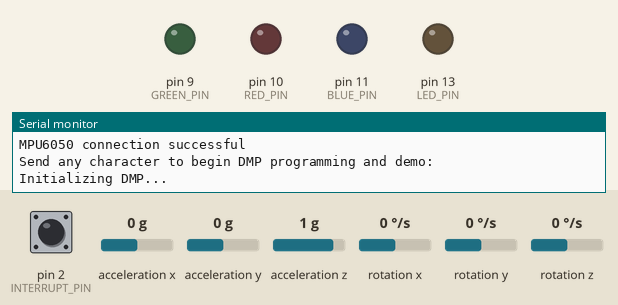
The sketch below on a simulated Arduino Leonardo, built with avr-gcc and run on an emulated ATmega32U4. Shown: output pins drawn as LEDs (lit = HIGH), the last lines printed to the serial monitor. Dashed ring = blinking. The test bench sets the inputs (shaded band); at power-on: acceleration z 1 g, acceleration x 0 g, pin 2 (INTERRUPT_PIN) LOW, acceleration y 0 g, rotation x 0 °/s, rotation y 0 °/s, rotation z 0 °/s. The sensor or clock chip raises its interrupt line as the real part does.

Above: at 0.1 s.
At 1.7 s:
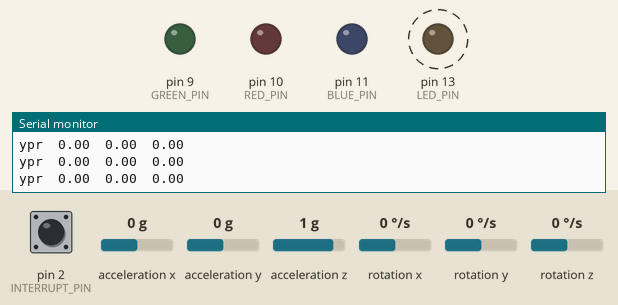
1.8 s: acceleration z set to -1.4 g
4.8 s: acceleration x set to 0.8 g
At 23.9 s:
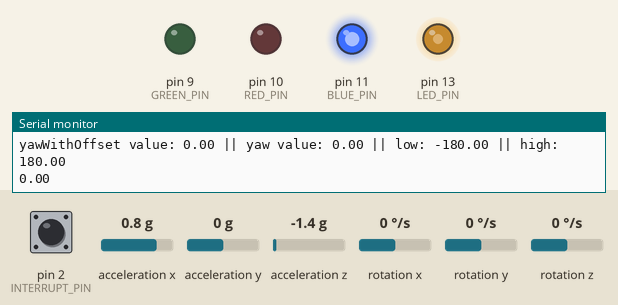
Timing chart, 0 to 24.2 s (numbered marks = the images above; inputs shaded):
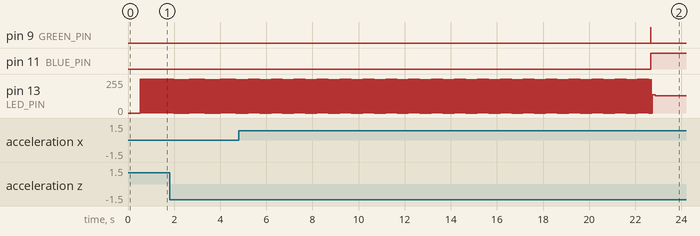

Measured:
- by itself, pin 13 (LED_PIN): moves between 0/255 and 255/255, repeating every 0.02 s

The sketch:

gyro_3.ino
```cpp
// I2C device class (I2Cdev) demonstration Arduino sketch for MPU6050 class using DMP (MotionApps v2.0)
// 6/21/2012 by Jeff Rowberg <jeff@rowberg.net>
// Updates should (hopefully) always be available at https://github.com/jrowberg/i2cdevlib
//
// Changelog:
//      2013-05-08 - added seamless Fastwire support
//                 - added note about gyro calibration
//      2012-06-21 - added note about Arduino 1.0.1 + Leonardo compatibility error
//      2012-06-20 - improved FIFO overflow handling and simplified read process
//      2012-06-19 - completely rearranged DMP initialization code and simplification
//      2012-06-13 - pull gyro and accel data from FIFO packet instead of reading directly
//      2012-06-09 - fix broken FIFO read sequence and change interrupt detection to RISING
//      2012-06-05 - add gravity-compensated initial reference frame acceleration output
//                 - add 3D math helper file to DMP6 example sketch
//                 - add Euler output and Yaw/Pitch/Roll output formats
//      2012-06-04 - remove accel offset clearing for better results (thanks Sungon Lee)
//      2012-06-01 - fixed gyro sensitivity to be 2000 deg/sec instead of 250
//      2012-05-30 - basic DMP initialization working

/* ============================================
I2Cdev device library code is placed under the MIT license
Copyright (c) 2012 Jeff Rowberg

Permission is hereby granted, free of charge, to any person obtaining a copy
of this software and associated documentation files (the "Software"), to deal
in the Software without restriction, including without limitation the rights
to use, copy, modify, merge, publish, distribute, sublicense, and/or sell
copies of the Software, and to permit persons to whom the Software is
furnished to do so, subject to the following conditions:

The above copyright notice and this permission notice shall be included in
all copies or substantial portions of the Software.

THE SOFTWARE IS PROVIDED "AS IS", WITHOUT WARRANTY OF ANY KIND, EXPRESS OR
IMPLIED, INCLUDING BUT NOT LIMITED TO THE WARRANTIES OF MERCHANTABILITY,
FITNESS FOR A PARTICULAR PURPOSE AND NONINFRINGEMENT. IN NO EVENT SHALL THE
AUTHORS OR COPYRIGHT HOLDERS BE LIABLE FOR ANY CLAIM, DAMAGES OR OTHER
LIABILITY, WHETHER IN AN ACTION OF CONTRACT, TORT OR OTHERWISE, ARISING FROM,
OUT OF OR IN CONNECTION WITH THE SOFTWARE OR THE USE OR OTHER DEALINGS IN
THE SOFTWARE.
===============================================
*/

// I2Cdev and MPU6050 must be installed as libraries, or else the .cpp/.h files
// for both classes must be in the include path of your project
#include "I2Cdev.h"

#include "MPU6050_6Axis_MotionApps20.h"
//#include "MPU6050.h" // not necessary if using MotionApps include file

// Arduino Wire library is required if I2Cdev I2CDEV_ARDUINO_WIRE implementation
// is used in I2Cdev.h
#if I2CDEV_IMPLEMENTATION == I2CDEV_ARDUINO_WIRE
    #include "Wire.h"
#endif

// class default I2C address is 0x68
// specific I2C addresses may be passed as a parameter here
// AD0 low = 0x68 (default for SparkFun breakout and InvenSense evaluation board)
// AD0 high = 0x69
MPU6050 mpu;
//MPU6050 mpu(0x69); // <-- use for AD0 high

/* =========================================================================
   NOTE: In addition to connection 3.3v, GND, SDA, and SCL, this sketch
   depends on the MPU-6050's INT pin being connected to the Arduino's
   external interrupt #0 pin. On the Arduino Uno and Mega 2560, this is
   digital I/O pin 2.
 * ========================================================================= */

/* =========================================================================
   NOTE: Arduino v1.0.1 with the Leonardo board generates a compile error
   when using Serial.write(buf, len). The Teapot output uses this method.
   The solution requires a modification to the Arduino USBAPI.h file, which
   is fortunately simple, but annoying. This will be fixed in the next IDE
   release. For more info, see these links:

   http://arduino.cc/forum/index.php/topic,109987.0.html
   http://code.google.com/p/arduino/issues/detail?id=958
 * ========================================================================= */


// uncomment "OUTPUT_READABLE_QUATERNION" if you want to see the actual
// quaternion components in a [w, x, y, z] format (not best for parsing
// on a remote host such as Processing or something though)
//#define OUTPUT_READABLE_QUATERNION

// uncomment "OUTPUT_READABLE_EULER" if you want to see Euler angles
// (in degrees) calculated from the quaternions coming from the FIFO.
// Note that Euler angles suffer from gimbal lock (for more info, see
// http://en.wikipedia.org/wiki/Gimbal_lock)
//#define OUTPUT_READABLE_EULER

// uncomment "OUTPUT_READABLE_YAWPITCHROLL" if you want to see the yaw/
// pitch/roll angles (in degrees) calculated from the quaternions coming
// from the FIFO. Note this also requires gravity vector calculations.
// Also note that yaw/pitch/roll angles suffer from gimbal lock (for
// more info, see: http://en.wikipedia.org/wiki/Gimbal_lock)
#define OUTPUT_READABLE_YAWPITCHROLL

// uncomment "OUTPUT_READABLE_REALACCEL" if you want to see acceleration
// components with gravity removed. This acceleration reference frame is
// not compensated for orientation, so +X is always +X according to the
// sensor, just without the effects of gravity. If you want acceleration
// compensated for orientation, us OUTPUT_READABLE_WORLDACCEL instead.
//#define OUTPUT_READABLE_REALACCEL

// uncomment "OUTPUT_READABLE_WORLDACCEL" if you want to see acceleration
// components with gravity removed and adjusted for the world frame of
// reference (yaw is relative to initial orientation, since no magnetometer
// is present in this case). Could be quite handy in some cases.
//#define OUTPUT_READABLE_WORLDACCEL

// uncomment "OUTPUT_TEAPOT" if you want output that matches the
// format used for the InvenSense teapot demo
//#define OUTPUT_TEAPOT


#define INTERRUPT_PIN 2  // use pin 2 on Arduino Uno & most boards
#define LED_PIN 13 // (Arduino is 13, Teensy is 11, Teensy++ is 6)
bool blinkState = false;

// MPU control/status vars
bool dmpReady = false;  // set true if DMP init was successful
uint8_t mpuIntStatus;   // holds actual interrupt status byte from MPU
uint8_t devStatus;      // return status after each device operation (0 = success, !0 = error)
uint16_t packetSize;    // expected DMP packet size (default is 42 bytes)
uint16_t fifoCount;     // count of all bytes currently in FIFO
uint8_t fifoBuffer[64]; // FIFO storage buffer

// orientation/motion vars
Quaternion q;           // [w, x, y, z]         quaternion container
VectorInt16 aa;         // [x, y, z]            accel sensor measurements
VectorInt16 aaReal;     // [x, y, z]            gravity-free accel sensor measurements
VectorInt16 aaWorld;    // [x, y, z]            world-frame accel sensor measurements
VectorFloat gravity;    // [x, y, z]            gravity vector
float euler[3];         // [psi, theta, phi]    Euler angle container
float ypr[3];           // [yaw, pitch, roll]   yaw/pitch/roll container and gravity vector

// packet structure for InvenSense teapot demo
uint8_t teapotPacket[14] = { '$', 0x02, 0,0, 0,0, 0,0, 0,0, 0x00, 0x00, '\r', '\n' };

bool waitForSystem = true;

int counter = 0;
bool calculated = false;
float offset = 0;
float low,yawWithOffset,high;
const int RED_PIN = 10;
const int GREEN_PIN = 9;
const int BLUE_PIN = 11;
bool ledON = false;
// ================================================================
// ===               INTERRUPT DETECTION ROUTINE                ===
// ================================================================

volatile bool mpuInterrupt = false;     // indicates whether MPU interrupt pin has gone high
void dmpDataReady() {
    mpuInterrupt = true;
}


// ================================================================
// ===                      INITIAL SETUP                       ===
// ================================================================

void setup() {
    // join I2C bus (I2Cdev library doesn't do this automatically)
    #if I2CDEV_IMPLEMENTATION == I2CDEV_ARDUINO_WIRE
        Wire.begin();
        Wire.setClock(400000); // 400kHz I2C clock. Comment this line if having compilation difficulties
    #elif I2CDEV_IMPLEMENTATION == I2CDEV_BUILTIN_FASTWIRE
        Fastwire::setup(400, true);
    #endif

    // initialize serial communication
    // (115200 chosen because it is required for Teapot Demo output, but it's
    // really up to you depending on your project)
    Serial.begin(115200);
    while (!Serial); // wait for Leonardo enumeration, others continue immediately

    // NOTE: 8MHz or slower host processors, like the Teensy @ 3.3V or Arduino
    // Pro Mini running at 3.3V, cannot handle this baud rate reliably due to
    // the baud timing being too misaligned with processor ticks. You must use
    // 38400 or slower in these cases, or use some kind of external separate
    // crystal solution for the UART timer.

    // initialize device
    Serial.println(F("Initializing I2C devices..."));
    mpu.initialize();
    pinMode(INTERRUPT_PIN, INPUT);

    // verify connection
    Serial.println(F("Testing device connections..."));
    Serial.println(mpu.testConnection() ? F("MPU6050 connection successful") : F("MPU6050 connection failed"));

    // wait for ready
    Serial.println(F("\nSend any character to begin DMP programming and demo: "));
    while (Serial.available() && Serial.read()); // empty buffer
    while (!waitForSystem) delay(5000); waitForSystem = !waitForSystem;      // wait for data
    while (Serial.available() && Serial.read()); // empty buffer again

    // load and configure the DMP
    Serial.println(F("Initializing DMP..."));
    devStatus = mpu.dmpInitialize();

    // supply your own gyro offsets here, scaled for min sensitivity
    mpu.setXGyroOffset(220);
    mpu.setYGyroOffset(76);
    mpu.setZGyroOffset(-85);
    mpu.setZAccelOffset(1788); // 1688 factory default for my test chip

    // make sure it worked (returns 0 if so)
    if (devStatus == 0) {
        // turn on the DMP, now that it's ready
        Serial.println(F("Enabling DMP..."));
        mpu.setDMPEnabled(true);

        // enable Arduino interrupt detection
        Serial.println(F("Enabling interrupt detection (Arduino external interrupt 0)..."));
        attachInterrupt(digitalPinToInterrupt(INTERRUPT_PIN), dmpDataReady, RISING);
        mpuIntStatus = mpu.getIntStatus();

        // set our DMP Ready flag so the main loop() function knows it's okay to use it
        Serial.println(F("DMP ready! Waiting for first interrupt..."));
        dmpReady = true;

        // get expected DMP packet size for later comparison
        packetSize = mpu.dmpGetFIFOPacketSize();
    } else {
        // ERROR!
        // 1 = initial memory load failed
        // 2 = DMP configuration updates failed
        // (if it's going to break, usually the code will be 1)
        Serial.print(F("DMP Initialization failed (code "));
        Serial.print(devStatus);
        Serial.println(F(")"));
    }

    // configure LED for output
    pinMode(LED_PIN, OUTPUT);
    pinMode(RED_PIN, OUTPUT);
    pinMode(GREEN_PIN, OUTPUT);
    pinMode(BLUE_PIN, OUTPUT);
}


// ================================================================
// ===                    MAIN PROGRAM LOOP                     ===
// ================================================================

void loop() {
    // if programming failed, don't try to do anything
    if (!dmpReady) return;

    // wait for MPU interrupt or extra packet(s) available
    while (!mpuInterrupt && fifoCount < packetSize) {
        // other program behavior stuff here
        // .
        // .
        // .
        // if you are really paranoid you can frequently test in between other
        // stuff to see if mpuInterrupt is true, and if so, "break;" from the
        // while() loop to immediately process the MPU data
        // .
        // .
        // .
    }

    // reset interrupt flag and get INT_STATUS byte
    mpuInterrupt = false;
    mpuIntStatus = mpu.getIntStatus();

    // get current FIFO count
    fifoCount = mpu.getFIFOCount();

    // check for overflow (this should never happen unless our code is too inefficient)
    if ((mpuIntStatus & 0x10) || fifoCount == 1024) {
        // reset so we can continue cleanly
        mpu.resetFIFO();
        Serial.println(F("FIFO overflow!"));

    // otherwise, check for DMP data ready interrupt (this should happen frequently)
    } else if (mpuIntStatus & 0x02) {
        // wait for correct available data length, should be a VERY short wait
        while (fifoCount < packetSize) fifoCount = mpu.getFIFOCount();

        // read a packet from FIFO
        mpu.getFIFOBytes(fifoBuffer, packetSize);

        // track FIFO count here in case there is > 1 packet available
        // (this lets us immediately read more without waiting for an interrupt)
        fifoCount -= packetSize;

        #ifdef OUTPUT_READABLE_YAWPITCHROLL
            // display Euler angles in degrees
            mpu.dmpGetQuaternion(&q, fifoBuffer);
            mpu.dmpGetGravity(&gravity, &q);
            mpu.dmpGetYawPitchRoll(ypr, &q, &gravity);
            float yaw = ypr[0] * 180/M_PI;
            if(counter < 2000){
              if(ledON){
                if(counter%25 == 0){
                  digitalWrite(RED_PIN, HIGH);
                  digitalWrite(GREEN_PIN, HIGH);
                  digitalWrite(BLUE_PIN, LOW);
                }
                if(counter%50 == 0){
                  digitalWrite(RED_PIN, LOW);
                  digitalWrite(GREEN_PIN, LOW);
                  digitalWrite(BLUE_PIN, LOW);
                }
              }
              offset = yaw;

              counter++;
              Serial.print("ypr\t");
              Serial.print(ypr[0] * 180/M_PI);
              Serial.print("\t");
              Serial.print(ypr[1] * 180/M_PI);
              Serial.print("\t");
              Serial.println(ypr[2] * 180/M_PI);
            }
            else{
              if(!calculated){
                  //low
                  low = offset-180;
                  //high
                  high = offset+180;
               yawWithOffset = offset-yaw;
               Serial.print("yawWithOffset value: ");
               Serial.print(yawWithOffset);
               Serial.print( " || yaw value: ");
               Serial.print(yaw);
               Serial.print(" || low: ");
               Serial.print(low);
               Serial.print(" || high: ");
               Serial.print(high);
               Serial.println();
                calculated = !calculated;
                digitalWrite(RED_PIN, LOW);
                digitalWrite(GREEN_PIN, HIGH);
                digitalWrite(BLUE_PIN, LOW);
                Serial.println(offset);
              }
              else{
               yawWithOffset = offset-yaw;
               determineColor(formatValue(yawWithOffset));
              }
             }
        #endif
        // blink LED to indicate activity
        blinkState = !blinkState;
        digitalWrite(LED_PIN, blinkState);
    }
}
void determineColor(float input){

  if(input <= -90){
    //Serial.println("LED: 1");
    ledController(0,255,255);
  }
  else if(input < 0 && input > -90){
    //Serial.println("LED: 2");
    ledController(255,255,0);
  }
  else if(input < 90  && input >= 0){
    //Serial.println("LED: 3");
    ledController(0,0,255);
  }
  else if(input >= 90){
    //Serial.println("LED: 4");
    ledController(255,0,255);
  }
}
void ledController(int red, int green, int blue){
  analogWrite(RED_PIN, red);
  analogWrite(GREEN_PIN, green);
  analogWrite(BLUE_PIN, blue);
}

float formatValue(float yaw){
  float input = yaw;
  if(yaw < -180){
    float temp = abs(180-yaw);
    input = 180-temp;
  }
  if(yaw > 180){
    float temp = yaw-180;
    input = -180+temp;
  }
  return input;
}
```
